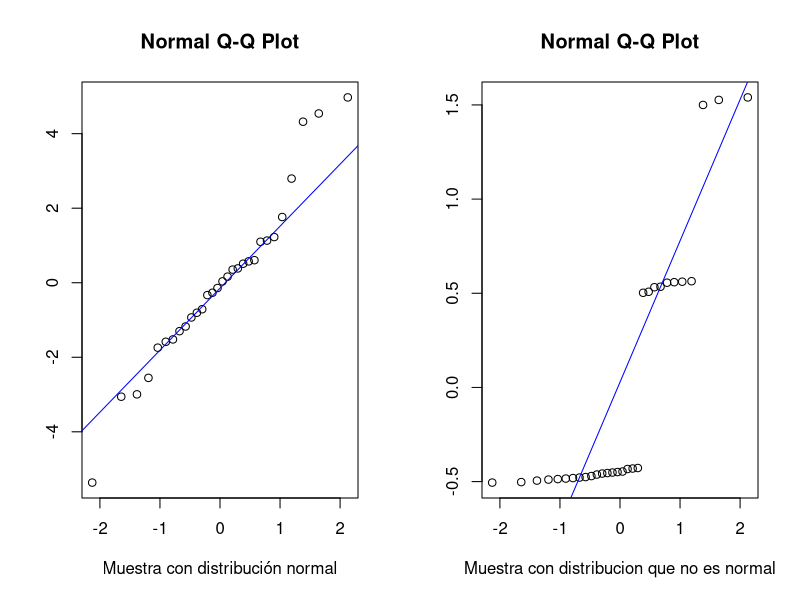
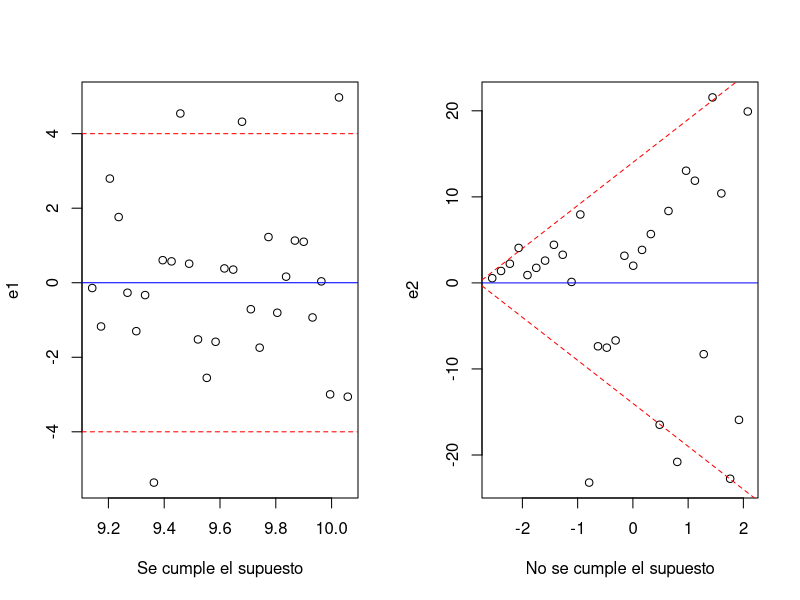
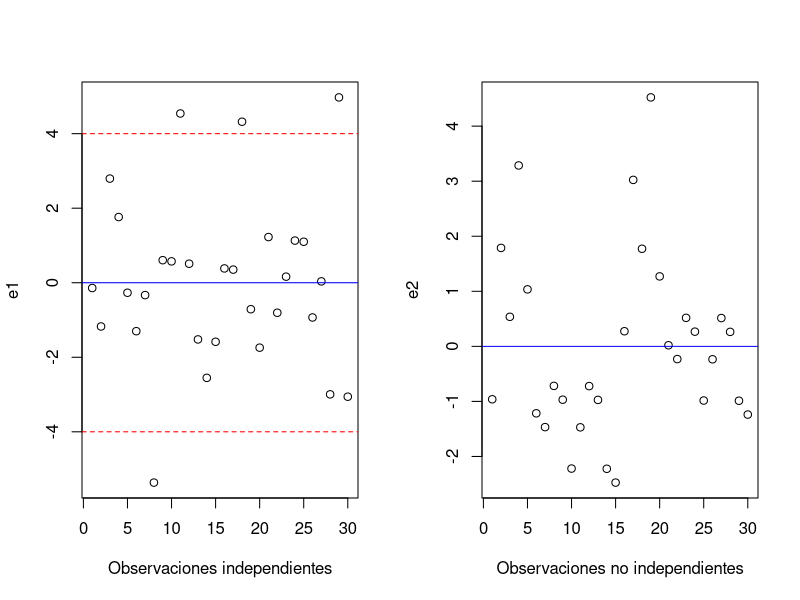

Recreate these plots in R, in order.
## ---- chunk 1
n <- 30
x <- 1:30

# Datos hipoteticos
set.seed(1981) # Semilla.
y1 <- round(rnorm(n, 10, 2), 0) # Datos normales con media 10 y varianza 4
y2 <- round(rgamma(n, 1, 2), 0) # Datos no normales.

# Modelo de regresión lineal en R
m1 <- lm(y1~x)
m2 <- lm(y2~x)

# Residuales.
e1 <- m1$residuals
e2 <- m2$residuals

# Grafico qqplot.
par(mfrow = c(1, 2))

qqnorm(e1, xlab = "Muestra con distribución normal", ylab = " ")
qqline(e1, col = "blue")

qqnorm(e2, xlab="Muestra con distribucion que no es normal", ylab = " ")
qqline(e2, col = "blue")
## ---- chunk 2
shapiro.test(e1)

shapiro.test(e2)
## ---- chunk 3
library(nortest)

ad.test(e1) # No se rechaza H_0

ad.test(e2) # Se rechaza H_0
## ---- chunk 4
n <- 30
x <- 1:30

# Datos hipoteticos
set.seed(1981) # Semilla.

y1 <- round(rnorm(n, 10, 2), 0) # Datos normales con varianza constante

s <- c(rep(1, 10), rep(10, 10), rep(20, 10))
y2 <- round(rnorm(n, sd = s), 0) # Datos normales con varianza no constante.

# Modelo de regresión lineal en R.
m1 <- lm(y1~x)
m2 <- lm(y2~x)

# Residuales.
e1 <- m1$residuals
e2 <- m2$residuals

# Datos ajustados
aj1 <- m1$fitted.values
aj2 <- m2$fitted.values

# Grafico de ajustados vs residuales
par(mfrow = c(1, 2))

plot(aj1, e1, xlab = "Se cumple el supuesto")
abline(0, 0, col = "blue")
abline(-4, 0, col = "red", lty = 2)
abline(4, 0, col = "red", lty = 2)

plot(aj2, e2, xlab = "No se cumple el supuesto")
abline(0, 0, col = "blue")
abline(-14, -5, col = "red", lty = 2)
abline(14, 5, col = "red", lty = 2)
## ---- chunk 5
library(lmtest)

bptest(y1~x)

bptest(y2~x)
## ---- chunk 6
n <- 30
x <- 1:30

#Datos hipoteticos
set.seed(1981)

y1 <- round(rnorm(n, 10, 2), 0) # Datos normales independientes.

library(mvtnorm)
m <- c(0, 5)
s <- matrix(c(1, 0.99, 0.99, 1), ncol = 2)
y2 <- round( c(rmvnorm(n/2, m, s)), 0 )

# Modelo de regresión lineal en R.
m1 <- lm(y1~x)
m2 <- lm(y2~x)

# Residuales.
e1 <- m1$residuals
e2 <- m2$residuals

# Grafico de residuales
par(mfrow = c(1, 2))

plot(x, e1, xlab = "Observaciones independientes")
abline(0, 0, col="blue")
abline(h = -4, col = "red", lty = 2)
abline(h = 4, col = "red", lty = 2)

plot(x, e2, xlab = "Observaciones no independientes")
abline(0, 0, col="blue")
## ---- chunk 7
library(lmtest)

dwtest(y1~x)

dwtest(y2~x)
## ---- chunk 8
x <- c(1, 2, 3, 4, 5, 6, 7, 8, 9, 10, 11, 12, 13, 14, 15, 16, 17, 18, 19, 20, 21, 22, 23, 24, 25, 26, 27, 28, 29, 30, 31, 32, 33, 34, 35, 36, 37, 38, 39, 40, 41, 42, 43, 44, 45, 46, 47, 48, 49, 50, 51, 52)
y <- c(15.099, 20.087, 24.238, 29.478, 34.588, 40.152, 43.68, 48.848, 54.473, 58.256, 64.384, 70.02, 73.02, 82.775, 96.196, 93.437, 90.761, 97.979, 97.961, 106.961, 112.43, 113.836, 128.571, 129.907, 132.73, 138.06, 139.854, 152.338, 152.662, 164.624, 158.42, 174.89, 169.666, 175.481, 207.72, 182.603, 185.787, 198.009, 189.944, 195.893, 199.998, 211.445, 206.9, 238.695, 268.895, 244.877, 247.64, 253.745, 244.798, 273.176, 287.834, 285.69)

# Modelo de regresión lineal en R.
m <- lm(y~x)
# Residual.
e <- m$residuals
# Prueba de Shapiro-Wilks
shapiro.test(e)
## ---- chunk 9
x <- c(1, 2, 3, 4, 5, 6, 7, 8, 9, 10, 11, 12, 13, 14, 15, 16, 17, 18, 19, 20, 21, 22, 23, 24, 25, 26, 27, 28, 29, 30, 31, 32, 33, 34, 35, 36, 37, 38, 39, 40, 41, 42, 43, 44, 45, 46, 47, 48, 49, 50, 51, 52, 53, 54, 55, 56, 57, 58, 59, 60, 61, 62, 63, 64, 65, 66, 67, 68, 69, 70)
y <- c(1.129, 0.766, 0.547, -0.439, -0.098, 0.594, 1.152, 0.621, 1.933, -1.009, 0.692, -0.333, 0.044, 0.612, -0.991, -0.087, -0.799, 1.199, -0.896, 2.562, 1.629, 0.763, -1.687, -2.102, -1.885, -0.832, 0.21, 1.073, 1.498, -1.671, -0.664, 0.254, -0.764, 0.822, -0.346, 6.877, 6.294, 5.59, 4.83, 4.935, 5.267, 5.207, 4.774, 6.596, 3.339, 5.601, 4.582, 5.341, 5.697, 4.741, 4.878, 4.297, 5.504, 4.305, 7.538, 5.92, 5.606, 3.788, 3.35, 3.264, 4.395, 4.911, 6.165, 6.19, 3.599, 4.08, 4.756, 3.947, 5.562, 5.015)


# Modelo de regresión lineal en R.
m <- lm(y~x)
# Prueba de Durbin-Watson.
dwtest(m) # o dwtest(y~x)
## ---- chunk 10
x <- c(1, 2, 3, 4, 5, 6, 7, 8, 9, 10, 11, 12, 13, 14, 15, 16, 17, 18, 19, 20, 21, 22, 23, 24, 25, 26, 27, 28, 29, 30, 31, 32, 33, 34, 35, 36, 37, 38, 39, 40, 41, 42, 43, 44, 45, 46, 47, 48, 49, 50, 51, 52, 53, 54, 55, 56, 57, 58, 59, 60, 61, 62, 63, 64, 65, 66)
y <- c(-0.642, 1.094, -1.471, -0.4, -0.851, 0.352, 0.518, -2.434, -0.756, -0.032, 0.661, -0.661, -0.398, 1.009, 0.641, 0.838, 0.255, -2.096, -0.569, -0.354, 0.335, -1.299, -1.121, 0.908, 1.025, 1.39, -0.458, -0.005, 1.192, 0.067, 0.178, -0.684, 0.448, 3.985, 5.067, 3.043, 4.723, 5.109, 6.02, 5.214, 2.472, 3.766, 5.678, 5.195, 4.401, 4.553, 6.082, 5.549, 5.113, 5.492, 3.676, 5.131, 4.087, 4.835, 3.454, 3.299, 5.768, 5.971, 5.703, 4.589, 5.745, 5.477, 4.828, 5.26, 4.045, 5.733)

# Modelo de regresión lineal en R.
m <- lm(y~x)
# Residual.
e <- m$residuals
# Prueba de Anderson-Darling.
library(nortest)
ad.test(e)
## ---- chunk 11
x <- c(1, 2, 3, 4, 5, 6, 7, 8, 9, 10, 11, 12, 13, 14, 15, 16, 17, 18, 19, 20, 21, 22, 23, 24, 25, 26, 27, 28, 29, 30, 31, 32, 33, 34, 35, 36, 37, 38, 39, 40, 41, 42)
y <- c(0.206, -1.219, -0.349, -0.844, -1.378, -0.645, 0.427, -0.555, 0.278, 1.283, 0.133, 1.792, -1.405, -1.334, 0.874, -0.692, 0.339, -0.658, 1.265, 0.054, -0.859, 4.958, 4.08, 4.83, 4.097, 4.977, 4.979, 5.645, 4.815, 5.003, 6.019, 5.243, 6.93, 3.827, 2.979, 5.938, 4.143, 5.028, 3.834, 6.532, 5.617, 3.694)

# Modelo de regresión lineal en R.
m <- lm(y~x)
# Prueba de Breusch-Pagan
bptest(m) # o bptest(y~x)
